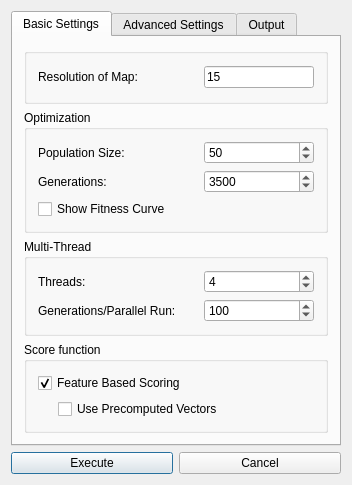
<?xml version="1.0" encoding="UTF-8"?>
<ui version="4.0">
 <class>dlg_gamultifit</class>
 <widget class="QDialog" name="dlg_gamultifit">
  <property name="geometry">
   <rect>
    <x>0</x>
    <y>0</y>
    <width>368</width>
    <height>501</height>
   </rect>
  </property>
  <property name="sizePolicy">
   <sizepolicy hsizetype="Preferred" vsizetype="Preferred">
    <horstretch>0</horstretch>
    <verstretch>0</verstretch>
   </sizepolicy>
  </property>
  <property name="minimumSize">
   <size>
    <width>0</width>
    <height>0</height>
   </size>
  </property>
  <property name="windowTitle">
   <string>Simultaneous Multi-Domain Fitting</string>
  </property>
  <property name="sizeGripEnabled">
   <bool>false</bool>
  </property>
  <property name="modal">
   <bool>false</bool>
  </property>
  <layout class="QGridLayout" name="gridLayout_7">
   <property name="sizeConstraint">
    <enum>QLayout::SetFixedSize</enum>
   </property>
   <item row="1" column="0">
    <layout class="QHBoxLayout" name="horizontalLayout">
     <item>
      <widget class="QPushButton" name="m_pRunGa">
       <property name="text">
        <string>Execute</string>
       </property>
      </widget>
     </item>
     <item>
      <widget class="QPushButton" name="pushButton1">
       <property name="text">
        <string>Cancel</string>
       </property>
      </widget>
     </item>
    </layout>
   </item>
   <item row="0" column="0">
    <widget class="QTabWidget" name="tabWidget2">
     <property name="minimumSize">
      <size>
       <width>330</width>
       <height>0</height>
      </size>
     </property>
     <property name="currentIndex">
      <number>0</number>
     </property>
     <widget class="QWidget" name="tab1">
      <attribute name="title">
       <string>Basic Settings</string>
      </attribute>
      <layout class="QGridLayout" name="gridLayout_12">
       <item row="0" column="0">
        <widget class="QGroupBox" name="groupBox_3">
         <property name="title">
          <string/>
         </property>
         <layout class="QGridLayout" name="gridLayout_5">
          <item row="0" column="0">
           <widget class="QLabel" name="m_pResolutionLabel">
            <property name="text">
             <string>Resolution of Map:</string>
            </property>
            <property name="wordWrap">
             <bool>false</bool>
            </property>
           </widget>
          </item>
          <item row="0" column="1">
           <widget class="QLineEdit" name="m_pResolution">
            <property name="sizePolicy">
             <sizepolicy hsizetype="Minimum" vsizetype="Fixed">
              <horstretch>0</horstretch>
              <verstretch>0</verstretch>
             </sizepolicy>
            </property>
            <property name="maximumSize">
             <size>
              <width>110</width>
              <height>16777215</height>
             </size>
            </property>
            <property name="text">
             <string>15</string>
            </property>
           </widget>
          </item>
         </layout>
        </widget>
       </item>
       <item row="1" column="0">
        <widget class="QGroupBox" name="groupBox_2">
         <property name="title">
          <string>Optimization</string>
         </property>
         <layout class="QGridLayout" name="gridLayout_6">
          <item row="0" column="0">
           <widget class="QLabel" name="m_pPopSizeLabel_3">
            <property name="text">
             <string>Population Size:</string>
            </property>
            <property name="wordWrap">
             <bool>false</bool>
            </property>
           </widget>
          </item>
          <item row="0" column="1">
           <widget class="QSpinBox" name="m_pPopSize">
            <property name="maximumSize">
             <size>
              <width>110</width>
              <height>16777215</height>
             </size>
            </property>
            <property name="wrapping">
             <bool>true</bool>
            </property>
            <property name="buttonSymbols">
             <enum>QAbstractSpinBox::UpDownArrows</enum>
            </property>
            <property name="minimum">
             <number>1</number>
            </property>
            <property name="maximum">
             <number>50000</number>
            </property>
            <property name="singleStep">
             <number>10</number>
            </property>
            <property name="value">
             <number>50</number>
            </property>
           </widget>
          </item>
          <item row="1" column="0">
           <widget class="QLabel" name="m_pGenLabel_2">
            <property name="focusPolicy">
             <enum>Qt::NoFocus</enum>
            </property>
            <property name="text">
             <string>Generations:</string>
            </property>
            <property name="wordWrap">
             <bool>false</bool>
            </property>
           </widget>
          </item>
          <item row="1" column="1">
           <widget class="QSpinBox" name="m_pMaxGen">
            <property name="maximumSize">
             <size>
              <width>110</width>
              <height>16777215</height>
             </size>
            </property>
            <property name="wrapping">
             <bool>true</bool>
            </property>
            <property name="buttonSymbols">
             <enum>QAbstractSpinBox::UpDownArrows</enum>
            </property>
            <property name="minimum">
             <number>1</number>
            </property>
            <property name="maximum">
             <number>10000</number>
            </property>
            <property name="singleStep">
             <number>25</number>
            </property>
            <property name="value">
             <number>3500</number>
            </property>
           </widget>
          </item>
          <item row="2" column="0" colspan="2">
           <widget class="QCheckBox" name="m_pShowFitnessCurve">
            <property name="enabled">
             <bool>true</bool>
            </property>
            <property name="text">
             <string>Show Fitness Curve</string>
            </property>
            <property name="checked">
             <bool>false</bool>
            </property>
           </widget>
          </item>
         </layout>
        </widget>
       </item>
       <item row="2" column="0">
        <widget class="QGroupBox" name="groupBox_4">
         <property name="title">
          <string>Multi-Thread</string>
         </property>
         <layout class="QGridLayout" name="gridLayout_8">
          <item row="0" column="0">
           <widget class="QLabel" name="m_pThreadsLabel_2">
            <property name="text">
             <string>Threads:</string>
            </property>
            <property name="wordWrap">
             <bool>false</bool>
            </property>
           </widget>
          </item>
          <item row="0" column="1">
           <widget class="QSpinBox" name="m_pMaxThread">
            <property name="maximumSize">
             <size>
              <width>110</width>
              <height>16777215</height>
             </size>
            </property>
            <property name="wrapping">
             <bool>true</bool>
            </property>
            <property name="buttonSymbols">
             <enum>QAbstractSpinBox::UpDownArrows</enum>
            </property>
            <property name="minimum">
             <number>1</number>
            </property>
            <property name="maximum">
             <number>16</number>
            </property>
            <property name="singleStep">
             <number>1</number>
            </property>
            <property name="value">
             <number>4</number>
            </property>
           </widget>
          </item>
          <item row="1" column="0">
           <widget class="QLabel" name="m_pSyncGenLabel_2">
            <property name="text">
             <string>Generations/Parallel Run:</string>
            </property>
            <property name="wordWrap">
             <bool>false</bool>
            </property>
           </widget>
          </item>
          <item row="1" column="1">
           <widget class="QSpinBox" name="m_pSyncGen">
            <property name="maximumSize">
             <size>
              <width>110</width>
              <height>16777215</height>
             </size>
            </property>
            <property name="wrapping">
             <bool>true</bool>
            </property>
            <property name="buttonSymbols">
             <enum>QAbstractSpinBox::UpDownArrows</enum>
            </property>
            <property name="minimum">
             <number>1</number>
            </property>
            <property name="maximum">
             <number>10000</number>
            </property>
            <property name="singleStep">
             <number>10</number>
            </property>
            <property name="value">
             <number>100</number>
            </property>
           </widget>
          </item>
         </layout>
        </widget>
       </item>
       <item row="3" column="0">
        <widget class="QGroupBox" name="groupBox_5">
         <property name="title">
          <string>Score function</string>
         </property>
         <layout class="QGridLayout" name="gridLayout_11">
          <item row="1" column="0">
           <layout class="QHBoxLayout" name="_7">
            <item>
             <spacer name="spacer2_2">
              <property name="orientation">
               <enum>Qt::Horizontal</enum>
              </property>
              <property name="sizeType">
               <enum>QSizePolicy::Maximum</enum>
              </property>
              <property name="sizeHint" stdset="0">
               <size>
                <width>20</width>
                <height>20</height>
               </size>
              </property>
             </spacer>
            </item>
            <item>
             <widget class="QCheckBox" name="m_pUseComputedCV">
              <property name="enabled">
               <bool>true</bool>
              </property>
              <property name="text">
               <string>Use Precomputed Vectors</string>
              </property>
              <property name="checked">
               <bool>false</bool>
              </property>
             </widget>
            </item>
           </layout>
          </item>
          <item row="0" column="0">
           <widget class="QCheckBox" name="m_pCVScore">
            <property name="enabled">
             <bool>true</bool>
            </property>
            <property name="text">
             <string>Feature Based Scoring</string>
            </property>
            <property name="checked">
             <bool>true</bool>
            </property>
           </widget>
          </item>
         </layout>
        </widget>
       </item>
      </layout>
     </widget>
     <widget class="QWidget" name="tab2">
      <attribute name="title">
       <string>Advanced Settings</string>
      </attribute>
      <layout class="QGridLayout" name="gridLayout_10">
       <item row="0" column="0">
        <widget class="QGroupBox" name="groupBox">
         <property name="title">
          <string>Tabu Search</string>
         </property>
         <layout class="QGridLayout" name="gridLayout_3">
          <item row="0" column="0">
           <widget class="QLabel" name="m_pWindowSizeLabel">
            <property name="text">
             <string>Window Size:</string>
            </property>
            <property name="wordWrap">
             <bool>false</bool>
            </property>
           </widget>
          </item>
          <item row="0" column="1">
           <widget class="QLineEdit" name="m_pTabuWindowSize">
            <property name="sizePolicy">
             <sizepolicy hsizetype="Minimum" vsizetype="Fixed">
              <horstretch>0</horstretch>
              <verstretch>0</verstretch>
             </sizepolicy>
            </property>
            <property name="maximumSize">
             <size>
              <width>110</width>
              <height>150</height>
             </size>
            </property>
            <property name="text">
             <string>30</string>
            </property>
           </widget>
          </item>
          <item row="1" column="0">
           <widget class="QLabel" name="m_pThreasholdLabel">
            <property name="text">
             <string>Threshold:</string>
            </property>
            <property name="wordWrap">
             <bool>false</bool>
            </property>
           </widget>
          </item>
          <item row="1" column="1">
           <widget class="QLineEdit" name="m_pTabuThreshold">
            <property name="sizePolicy">
             <sizepolicy hsizetype="Minimum" vsizetype="Fixed">
              <horstretch>0</horstretch>
              <verstretch>0</verstretch>
             </sizepolicy>
            </property>
            <property name="maximumSize">
             <size>
              <width>110</width>
              <height>150</height>
             </size>
            </property>
            <property name="text">
             <string>0.5</string>
            </property>
           </widget>
          </item>
          <item row="2" column="0">
           <widget class="QLabel" name="m_pRegionSize">
            <property name="text">
             <string>Region Size:</string>
            </property>
            <property name="wordWrap">
             <bool>false</bool>
            </property>
           </widget>
          </item>
          <item row="2" column="1">
           <widget class="QLineEdit" name="m_pTabuRegionSize">
            <property name="sizePolicy">
             <sizepolicy hsizetype="Minimum" vsizetype="Fixed">
              <horstretch>0</horstretch>
              <verstretch>0</verstretch>
             </sizepolicy>
            </property>
            <property name="maximumSize">
             <size>
              <width>110</width>
              <height>150</height>
             </size>
            </property>
            <property name="text">
             <string>3.0</string>
            </property>
           </widget>
          </item>
         </layout>
        </widget>
       </item>
       <item row="1" column="0">
        <widget class="QGroupBox" name="groupBox_6">
         <property name="title">
          <string>Score Penalties</string>
         </property>
         <layout class="QGridLayout" name="gridLayout_4">
          <item row="0" column="0">
           <widget class="QLabel" name="m_pGeneDistanceLabel">
            <property name="text">
             <string>Distance:</string>
            </property>
            <property name="wordWrap">
             <bool>false</bool>
            </property>
           </widget>
          </item>
          <item row="0" column="1">
           <widget class="QLineEdit" name="m_pDistanceThreshold">
            <property name="sizePolicy">
             <sizepolicy hsizetype="Minimum" vsizetype="Fixed">
              <horstretch>0</horstretch>
              <verstretch>0</verstretch>
             </sizepolicy>
            </property>
            <property name="maximumSize">
             <size>
              <width>110</width>
              <height>150</height>
             </size>
            </property>
            <property name="text">
             <string>10.0</string>
            </property>
           </widget>
          </item>
          <item row="1" column="0">
           <widget class="QLabel" name="m_pPenaltyLabel">
            <property name="text">
             <string>Penalty:</string>
            </property>
            <property name="wordWrap">
             <bool>false</bool>
            </property>
           </widget>
          </item>
          <item row="1" column="1">
           <widget class="QLineEdit" name="m_pDistancePenalty">
            <property name="sizePolicy">
             <sizepolicy hsizetype="Minimum" vsizetype="Fixed">
              <horstretch>0</horstretch>
              <verstretch>0</verstretch>
             </sizepolicy>
            </property>
            <property name="maximumSize">
             <size>
              <width>110</width>
              <height>150</height>
             </size>
            </property>
            <property name="text">
             <string>0.9</string>
            </property>
           </widget>
          </item>
         </layout>
        </widget>
       </item>
       <item row="2" column="0">
        <widget class="QGroupBox" name="groupBox_7">
         <property name="title">
          <string>Sampling Around Centers</string>
         </property>
         <layout class="QGridLayout" name="gridLayout_9">
          <item row="0" column="0">
           <widget class="QCheckBox" name="m_pSample">
            <property name="enabled">
             <bool>true</bool>
            </property>
            <property name="text">
             <string>Sample Population</string>
            </property>
            <property name="checked">
             <bool>true</bool>
            </property>
           </widget>
          </item>
          <item row="0" column="1">
           <widget class="QSpinBox" name="m_pPopAroundCenters">
            <property name="maximumSize">
             <size>
              <width>110</width>
              <height>150</height>
             </size>
            </property>
            <property name="wrapping">
             <bool>true</bool>
            </property>
            <property name="buttonSymbols">
             <enum>QAbstractSpinBox::UpDownArrows</enum>
            </property>
            <property name="minimum">
             <number>0</number>
            </property>
            <property name="maximum">
             <number>50000</number>
            </property>
            <property name="singleStep">
             <number>5</number>
            </property>
            <property name="value">
             <number>50</number>
            </property>
           </widget>
          </item>
         </layout>
        </widget>
       </item>
       <item row="3" column="0">
        <spacer name="verticalSpacer_2">
         <property name="orientation">
          <enum>Qt::Vertical</enum>
         </property>
         <property name="sizeHint" stdset="0">
          <size>
           <width>20</width>
           <height>40</height>
          </size>
         </property>
        </spacer>
       </item>
      </layout>
     </widget>
     <widget class="QWidget" name="tab3">
      <attribute name="title">
       <string>Output</string>
      </attribute>
      <layout class="QGridLayout" name="gridLayout_2">
       <item row="0" column="0">
        <widget class="QGroupBox" name="groupBox_8">
         <property name="title">
          <string>Output and Statistics</string>
         </property>
         <layout class="QGridLayout" name="gridLayout">
          <item row="1" column="0" rowspan="2" colspan="3">
           <layout class="QHBoxLayout" name="_10">
            <item>
             <widget class="QLabel" name="m_pLocation">
              <property name="enabled">
               <bool>false</bool>
              </property>
              <property name="text">
               <string>Directory</string>
              </property>
              <property name="wordWrap">
               <bool>false</bool>
              </property>
             </widget>
            </item>
            <item>
             <widget class="QLineEdit" name="m_pOutputPath">
              <property name="enabled">
               <bool>false</bool>
              </property>
             </widget>
            </item>
            <item>
             <widget class="QPushButton" name="m_pSelectOutputDir">
              <property name="enabled">
               <bool>false</bool>
              </property>
              <property name="sizePolicy">
               <sizepolicy hsizetype="Maximum" vsizetype="Fixed">
                <horstretch>0</horstretch>
                <verstretch>0</verstretch>
               </sizepolicy>
              </property>
              <property name="maximumSize">
               <size>
                <width>30</width>
                <height>16777215</height>
               </size>
              </property>
              <property name="text">
               <string>...</string>
              </property>
             </widget>
            </item>
           </layout>
          </item>
          <item row="0" column="0" colspan="2">
           <widget class="QCheckBox" name="m_pOutput">
            <property name="enabled">
             <bool>true</bool>
            </property>
            <property name="text">
             <string>Write Solutions To Disk</string>
            </property>
            <property name="checked">
             <bool>false</bool>
            </property>
           </widget>
          </item>
          <item row="3" column="0">
           <widget class="QLabel" name="m_pPopSizeLabel_2">
            <property name="enabled">
             <bool>false</bool>
            </property>
            <property name="text">
             <string>Write Output Interval:</string>
            </property>
            <property name="wordWrap">
             <bool>false</bool>
            </property>
           </widget>
          </item>
          <item row="3" column="2">
           <widget class="QSpinBox" name="m_pWriteModelInterval">
            <property name="enabled">
             <bool>false</bool>
            </property>
            <property name="wrapping">
             <bool>true</bool>
            </property>
            <property name="buttonSymbols">
             <enum>QAbstractSpinBox::UpDownArrows</enum>
            </property>
            <property name="minimum">
             <number>0</number>
            </property>
            <property name="maximum">
             <number>5000</number>
            </property>
            <property name="singleStep">
             <number>5</number>
            </property>
            <property name="value">
             <number>50</number>
            </property>
           </widget>
          </item>
         </layout>
        </widget>
       </item>
       <item row="1" column="0">
        <spacer name="verticalSpacer">
         <property name="orientation">
          <enum>Qt::Vertical</enum>
         </property>
         <property name="sizeHint" stdset="0">
          <size>
           <width>20</width>
           <height>261</height>
          </size>
         </property>
        </spacer>
       </item>
      </layout>
     </widget>
    </widget>
   </item>
  </layout>
 </widget>
 <layoutdefault spacing="6" margin="11"/>
 <pixmapfunction>qPixmapFromMimeSource</pixmapfunction>
 <tabstops>
  <tabstop>tabWidget2</tabstop>
  <tabstop>m_pRunGa</tabstop>
  <tabstop>pushButton1</tabstop>
 </tabstops>
 <includes>
  <include location="local">sculptor_document.h</include>
 </includes>
 <resources/>
 <connections>
  <connection>
   <sender>pushButton1</sender>
   <signal>clicked()</signal>
   <receiver>dlg_gamultifit</receiver>
   <slot>reject()</slot>
   <hints>
    <hint type="sourcelabel">
     <x>196</x>
     <y>459</y>
    </hint>
    <hint type="destinationlabel">
     <x>20</x>
     <y>20</y>
    </hint>
   </hints>
  </connection>
  <connection>
   <sender>m_pRunGa</sender>
   <signal>clicked()</signal>
   <receiver>dlg_gamultifit</receiver>
   <slot>accept()</slot>
   <hints>
    <hint type="sourcelabel">
     <x>30</x>
     <y>459</y>
    </hint>
    <hint type="destinationlabel">
     <x>20</x>
     <y>20</y>
    </hint>
   </hints>
  </connection>
 </connections>
</ui>
